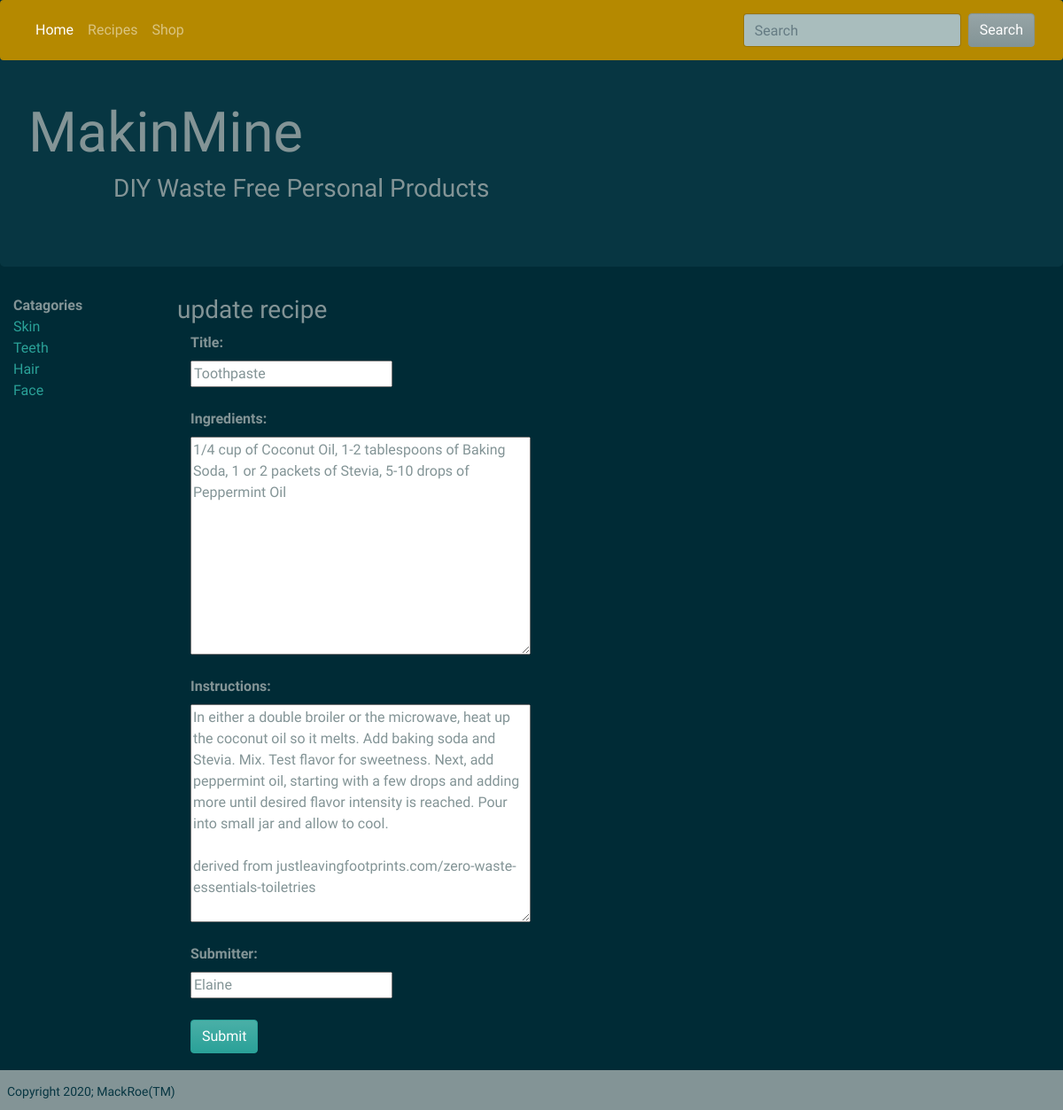
Page /toothpaste/update on the committed database.
### recipes/models.py (models this page shows, shortened)
class Recipe(models.Model):
    title = models.CharField(max_length=200, unique=True)
    pub_date = models.DateTimeField(auto_now_add=True)
    catagory = models.CharField(max_length=200, default='')
    ingredients = models.TextField(default='')
    instructions = models.TextField(default='')
    rating = models.IntegerField(default=0)
    slug = models.SlugField(null=True)
    submitter = models.CharField(max_length=200, default='')

### recipes/views.py (the view, shortened to what this page needs)
# urls.py: path('<str:slug>/update', RecipeUpdateView.as_view(), name='update_recipe'),
class RecipeUpdateView(UpdateView):
    model = Recipe
    template_name = 'update_recipe.html'
    form_class = RecipeForm

### recipes/forms.py
class RecipeForm(ModelForm):
    class Meta:
        model = Recipe
        fields = ['title', 'ingredients', 'instructions', 'submitter']

### recipes/templates/update_recipe.html (shortened to what this page needs)
{% extends 'base.html' %}
{% block content %}
<h2>
    update recipe
</h2>
<div class="col-md-8 pb-5">
    <form action='/update_recipe/' method='POST'>
        {% for field in form %}
            {{ field.label_tag }}<br />
            {{ field }}<br /><br />
        {% endfor %}
        <input type='submit' value='Submit' class="btn btn-success">
    </form>
</div>
{% endblock %}

### recipes/static/css/recipes.css (style rules this page uses)
html { font-size: 100%; }
h2 { font-family: 'Great Vibes', cursive; font-size: 28px; }

### rows in the picture
Recipe: form "Toothpaste" "1/4 cup of Coconut Oil, 1-2 tablespoons of Baking Soda, 1 or 2 packets of Stevia, 5-10 drops of Peppermint Oil" "In either a double broiler or the microwave, heat up the coconut oil so it melts. Add baking soda and Stevia. Mix. Test flavor for sweetness. Next, add peppermint oil, starting with a few drops and adding more until desired flavor intensity is reached. Pour into small jar and allow to cool. derived from justleavingfootprints.com/zero-waste-essentials-toiletries" "Elaine"

### other values in the picture
{{ field.label_tag }} "Title:" "Ingredients:" "Instructions:" "Submitter:"
